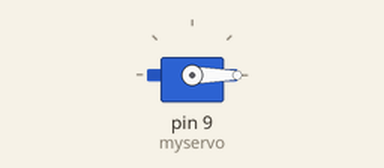
A sketch run on a simulated Arduino Uno, built with avr-gcc and run on an emulated ATmega328P. Shown: servo.

Above: at 0.05 s.
At 2.3 s:
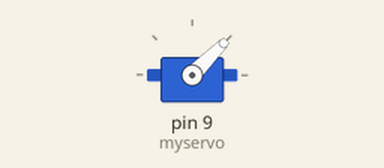
At 4.55 s:
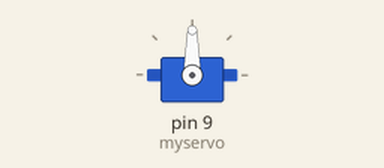
At 9.05 s:
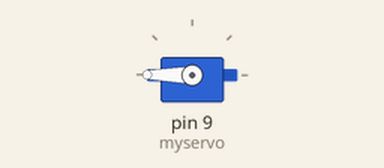
Timing chart, 0 to 11.8 s (numbered marks = the images above):
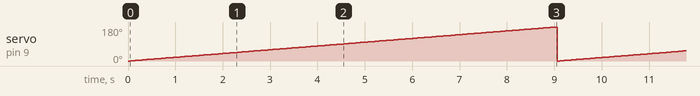

Measured:
- by itself, servo on pin 9 (myservo): ramps from 0° to 180° and jumps back, once every 9.1 s

The sketch:

thiefDiceator.ino
```cpp
#include <Servo.h>

Servo myservo;
int i;

void setup()
{
  myservo.attach(9);
}

void loop()
{
  for(i=0; i<=180;i++)
  {
    myservo.write(i);
    delay(50);
  }
}
```
